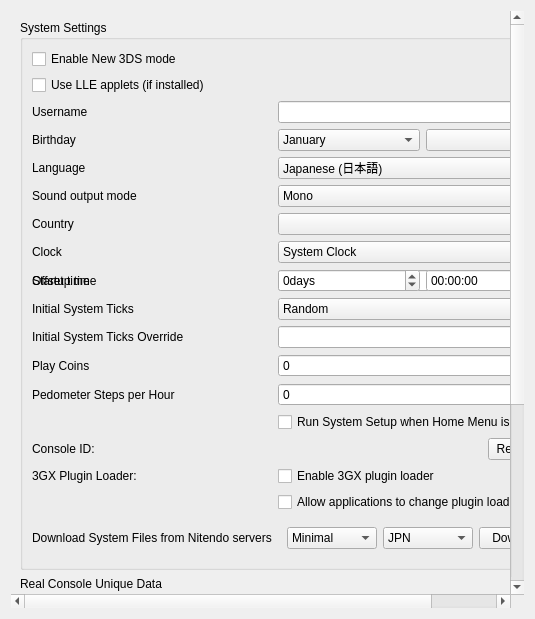
<?xml version="1.0" encoding="UTF-8"?>
<ui version="4.0">
 <class>ConfigureSystem</class>
 <widget class="QWidget" name="ConfigureSystem">
  <property name="geometry">
   <rect>
    <x>0</x>
    <y>0</y>
    <width>535</width>
    <height>619</height>
   </rect>
  </property>
  <property name="windowTitle">
   <string>Form</string>
  </property>
  <layout class="QVBoxLayout" name="verticalLayout_scrollbar">
   <item>
    <widget class="QScrollArea" name="scrollArea">
     <property name="minimumSize">
      <size>
       <width>0</width>
       <height>480</height>
      </size>
     </property>
     <property name="frameShape">
      <enum>QFrame::NoFrame</enum>
     </property>
     <property name="lineWidth">
      <number>1</number>
     </property>
     <property name="widgetResizable">
      <bool>true</bool>
     </property>
     <widget class="QWidget" name="scrollAreaWidgetContents">
      <property name="geometry">
       <rect>
        <x>0</x>
        <y>0</y>
        <width>422</width>
        <height>500</height>
       </rect>
      </property>
      <layout class="QHBoxLayout" name="horizontalLayout">
       <item>
        <layout class="QVBoxLayout" name="verticalLayout">
         <item>
          <widget class="QGroupBox" name="group_system_settings">
           <property name="title">
            <string>System Settings</string>
           </property>
           <layout class="QGridLayout" name="gridLayout">
            <item row="1" column="0">
             <widget class="QCheckBox" name="toggle_new_3ds">
              <property name="text">
               <string>Enable New 3DS mode</string>
              </property>
             </widget>
            </item>
            <item row="2" column="0">
             <widget class="QCheckBox" name="toggle_lle_applets">
              <property name="text">
               <string>Use LLE applets (if installed)</string>
              </property>
             </widget>
            </item>
            <item row="3" column="1">
             <widget class="QLineEdit" name="edit_username">
              <property name="sizePolicy">
               <sizepolicy hsizetype="Preferred" vsizetype="Fixed">
                <horstretch>0</horstretch>
                <verstretch>0</verstretch>
               </sizepolicy>
              </property>
              <property name="maxLength">
               <number>10</number>
              </property>
             </widget>
            </item>
            <item row="3" column="0">
             <widget class="QLabel" name="label_username">
              <property name="text">
               <string>Username</string>
              </property>
             </widget>
            </item>
            <item row="4" column="0">
             <widget class="QLabel" name="label_birthday">
              <property name="text">
               <string>Birthday</string>
              </property>
             </widget>
            </item>
            <item row="4" column="1">
             <layout class="QHBoxLayout" name="horizontalLayout_birthday2">
              <item>
               <widget class="QComboBox" name="combo_birthmonth">
                <item>
                 <property name="text">
                  <string>January</string>
                 </property>
                </item>
                <item>
                 <property name="text">
                  <string>February</string>
                 </property>
                </item>
                <item>
                 <property name="text">
                  <string>March</string>
                 </property>
                </item>
                <item>
                 <property name="text">
                  <string>April</string>
                 </property>
                </item>
                <item>
                 <property name="text">
                  <string>May</string>
                 </property>
                </item>
                <item>
                 <property name="text">
                  <string>June</string>
                 </property>
                </item>
                <item>
                 <property name="text">
                  <string>July</string>
                 </property>
                </item>
                <item>
                 <property name="text">
                  <string>August</string>
                 </property>
                </item>
                <item>
                 <property name="text">
                  <string>September</string>
                 </property>
                </item>
                <item>
                 <property name="text">
                  <string>October</string>
                 </property>
                </item>
                <item>
                 <property name="text">
                  <string>November</string>
                 </property>
                </item>
                <item>
                 <property name="text">
                  <string>December</string>
                 </property>
                </item>
               </widget>
              </item>
              <item>
               <widget class="QComboBox" name="combo_birthday"/>
              </item>
             </layout>
            </item>
            <item row="5" column="0">
             <widget class="QLabel" name="label_language">
              <property name="text">
               <string>Language</string>
              </property>
             </widget>
            </item>
            <item row="5" column="1">
             <widget class="QComboBox" name="combo_language">
              <property name="toolTip">
               <string>Note: this can be overridden when region setting is auto-select</string>
              </property>
              <item>
               <property name="text">
                <string>Japanese (日本語)</string>
               </property>
              </item>
              <item>
               <property name="text">
                <string>English</string>
               </property>
              </item>
              <item>
               <property name="text">
                <string>French (français)</string>
               </property>
              </item>
              <item>
               <property name="text">
                <string>German (Deutsch)</string>
               </property>
              </item>
              <item>
               <property name="text">
                <string>Italian (italiano)</string>
               </property>
              </item>
              <item>
               <property name="text">
                <string>Spanish (español)</string>
               </property>
              </item>
              <item>
               <property name="text">
                <string>Simplified Chinese (简体中文)</string>
               </property>
              </item>
              <item>
               <property name="text">
                <string>Korean (한국어)</string>
               </property>
              </item>
              <item>
               <property name="text">
                <string>Dutch (Nederlands)</string>
               </property>
              </item>
              <item>
               <property name="text">
                <string>Portuguese (português)</string>
               </property>
              </item>
              <item>
               <property name="text">
                <string>Russian (Русский)</string>
               </property>
              </item>
              <item>
               <property name="text">
                <string>Traditional Chinese (正體中文)</string>
               </property>
              </item>
             </widget>
            </item>
            <item row="6" column="0">
             <widget class="QLabel" name="label_sound">
              <property name="text">
               <string>Sound output mode</string>
              </property>
             </widget>
            </item>
            <item row="6" column="1">
             <widget class="QComboBox" name="combo_sound">
              <item>
               <property name="text">
                <string>Mono</string>
               </property>
              </item>
              <item>
               <property name="text">
                <string>Stereo</string>
               </property>
              </item>
              <item>
               <property name="text">
                <string>Surround</string>
               </property>
              </item>
             </widget>
            </item>
            <item row="7" column="0">
             <widget class="QLabel" name="label_country">
              <property name="text">
               <string>Country</string>
              </property>
             </widget>
            </item>
            <item row="7" column="1">
             <widget class="QComboBox" name="combo_country"/>
            </item>
            <item row="8" column="0">
             <widget class="QLabel" name="label_init_clock">
              <property name="text">
               <string>Clock</string>
              </property>
             </widget>
            </item>
            <item row="8" column="1">
             <widget class="QComboBox" name="combo_init_clock">
              <item>
               <property name="text">
                <string>System Clock</string>
               </property>
              </item>
              <item>
               <property name="text">
                <string>Fixed Time</string>
               </property>
              </item>
             </widget>
            </item>
            <item row="9" column="0">
             <widget class="QLabel" name="label_init_time">
              <property name="text">
               <string>Startup time</string>
              </property>
             </widget>
            </item>
            <item row="9" column="1">
             <widget class="QDateTimeEdit" name="edit_init_time">
              <property name="displayFormat">
               <string>yyyy-MM-ddTHH:mm:ss</string>
              </property>
             </widget>
            </item>
            <item row="9" column="0">
             <widget class="QLabel" name="label_init_time_offset">
              <property name="text">
               <string>Offset time</string>
              </property>
             </widget>
            </item>
            <item row="9" column="1">
             <layout class="QGridLayout" name="edit_init_time_offset_grid">
              <item row="0" column="0">
               <widget class="QSpinBox" name="edit_init_time_offset_days">
                <property name="suffix">
                 <string>days</string>
                </property>
                <property name="minimum">
                 <number>-2147483648</number>
                </property>
                <property name="maximum">
                 <number>2147483647</number>
                </property>
               </widget>
              </item>
              <item row="0" column="1">
               <widget class="QTimeEdit" name="edit_init_time_offset_time">
                <property name="displayFormat">
                 <string>HH:mm:ss</string>
                </property>
               </widget>
              </item>
             </layout>
            </item>
            <item row="10" column="0">
             <widget class="QLabel" name="label_init_ticks_type">
              <property name="text">
               <string>Initial System Ticks</string>
              </property>
             </widget>
            </item>
            <item row="10" column="1">
             <widget class="QComboBox" name="combo_init_ticks_type">
              <item>
               <property name="text">
                <string>Random</string>
               </property>
              </item>
              <item>
               <property name="text">
                <string>Fixed</string>
               </property>
              </item>
             </widget>
            </item>
            <item row="11" column="0">
             <widget class="QLabel" name="label_init_ticks_value">
              <property name="text">
               <string>Initial System Ticks Override</string>
              </property>
             </widget>
            </item>
            <item row="11" column="1">
             <widget class="QLineEdit" name="edit_init_ticks_value">
              <property name="sizePolicy">
               <sizepolicy hsizetype="Preferred" vsizetype="Fixed">
                <horstretch>0</horstretch>
                <verstretch>0</verstretch>
               </sizepolicy>
              </property>
              <property name="maxLength">
               <number>20</number>
              </property>
             </widget>
            </item>
            <item row="12" column="0">
             <widget class="QLabel" name="label_play_coins">
              <property name="text">
               <string>Play Coins</string>
              </property>
             </widget>
            </item>
            <item row="12" column="1">
             <widget class="QSpinBox" name="spinBox_play_coins">
              <property name="maximum">
               <number>300</number>
              </property>
             </widget>
            </item>
            <item row="13" column="0">
              <widget class="QLabel" name="label_steps_per_hour">
                <property name="toolTip">
                 <string>&lt;html&gt;&lt;head/&gt;&lt;body&gt;&lt;p&gt;Number of steps per hour reported by the pedometer. Range from 0 to 65,535.&lt;/p&gt;&lt;/body&gt;&lt;/html&gt;</string>
                </property>
                <property name="text">
                  <string>Pedometer Steps per Hour</string>
                </property>
              </widget>
            </item>
            <item row="13" column="1">
              <widget class="QSpinBox" name="spinBox_steps_per_hour">
                <property name="maximum">
                  <number>9999</number>
                </property>
              </widget>
            </item>
            <item row="14" column="1">
             <widget class="QCheckBox" name="toggle_system_setup">
              <property name="text">
               <string>Run System Setup when Home Menu is launched</string>
              </property>
             </widget>
            </item>
            <item row="15" column="0">
             <widget class="QLabel" name="label_console_id">
              <property name="text">
               <string>Console ID:</string>
              </property>
             </widget>
            </item>
            <item row="15" column="1">
             <widget class="QPushButton" name="button_regenerate_console_id">
              <property name="sizePolicy">
               <sizepolicy hsizetype="Fixed" vsizetype="Fixed">
                <horstretch>0</horstretch>
                <verstretch>0</verstretch>
               </sizepolicy>
              </property>
              <property name="layoutDirection">
               <enum>Qt::RightToLeft</enum>
              </property>
              <property name="text">
               <string>Regenerate</string>
              </property>
             </widget>
            </item>
            <item row="16" column="0">
             <widget class="QLabel" name="label_plugin_loader">
              <property name="text">
               <string>3GX Plugin Loader:</string>
              </property>
             </widget>
            </item>
            <item row="16" column="1">
             <widget class="QCheckBox" name="plugin_loader">
              <property name="text">
               <string>Enable 3GX plugin loader</string>
              </property>
             </widget>
            </item>
            <item row="17" column="1">
             <widget class="QCheckBox" name="allow_plugin_loader">
              <property name="text">
               <string>Allow applications to change plugin loader state</string>
              </property>
             </widget>
            </item>
            <item row="18" column="0">
             <widget class="QLabel" name="label_nus_download">
              <property name="text">
               <string>Download System Files from Nitendo servers</string>
              </property>
             </widget>
            </item>
            <item row="18" column="1">
             <widget class="QWidget" name="body_nus_download">
              <layout class="QHBoxLayout" name="horizontalLayout_nus_download">
               <item>
                <widget class="QComboBox" name="combo_download_set">
                 <item>
                  <property name="text">
                   <string>Minimal</string>
                  </property>
                 </item>
                 <item>
                  <property name="text">
                   <string>Old 3DS</string>
                  </property>
                 </item>
                 <item>
                  <property name="text">
                   <string>New 3DS</string>
                  </property>
                 </item>
                </widget>
               </item>
               <item>
                <widget class="QComboBox" name="combo_download_region">
                 <item>
                  <property name="text">
                   <string>JPN</string>
                  </property>
                 </item>
                 <item>
                  <property name="text">
                   <string>USA</string>
                  </property>
                 </item>
                 <item>
                  <property name="text">
                   <string>EUR</string>
                  </property>
                 </item>
                 <item>
                  <property name="text">
                   <string>AUS</string>
                  </property>
                 </item>
                 <item>
                  <property name="text">
                   <string>CHN</string>
                  </property>
                 </item>
                 <item>
                  <property name="text">
                   <string>KOR</string>
                  </property>
                 </item>
                 <item>
                  <property name="text">
                   <string>TWN</string>
                  </property>
                 </item>
                </widget>
               </item>
               <item>
                <widget class="QPushButton" name="button_start_download">
                 <property name="sizePolicy">
                  <sizepolicy hsizetype="Fixed" vsizetype="Fixed">
                   <horstretch>0</horstretch>
                   <verstretch>0</verstretch>
                  </sizepolicy>
                 </property>
                 <property name="layoutDirection">
                  <enum>Qt::RightToLeft</enum>
                 </property>
                 <property name="text">
                  <string>Download</string>
                 </property>
                </widget>
               </item>
              </layout>
             </widget>
            </item>
           </layout>
          </widget>
         </item>
         <item>
          <widget class="QGroupBox" name="group_real_console_unique_data">
           <property name="title">
            <string>Real Console Unique Data</string>
           </property>
           <layout class="QGridLayout" name="gridLayout1">
            <item row="1" column="0">
             <widget class="QLabel" name="label_secure_info">
              <property name="text">
               <string>SecureInfo_A/B</string>
              </property>
             </widget>
            </item>
            <item row="1" column="1">
             <widget class="QWidget" name="secure_info">
              <layout class="QHBoxLayout" name="horizontalLayout_secure_info">
               <item>
                <widget class="QLabel" name="label_secure_info_status">
                 <property name="text">
                  <string/>
                 </property>
                </widget>
               </item>
               <item>
                <widget class="QPushButton" name="button_secure_info">
                 <property name="sizePolicy">
                  <sizepolicy hsizetype="Fixed" vsizetype="Fixed">
                   <horstretch>0</horstretch>
                   <verstretch>0</verstretch>
                  </sizepolicy>
                 </property>
                 <property name="layoutDirection">
                  <enum>Qt::RightToLeft</enum>
                 </property>
                 <property name="text">
                  <string>Choose</string>
                 </property>
                </widget>
               </item>
              </layout>
             </widget>
            </item>
            <item row="2" column="0">
             <widget class="QLabel" name="label_friend_code_seed">
              <property name="text">
               <string>LocalFriendCodeSeed_A/B</string>
              </property>
             </widget>
            </item>
            <item row="2" column="1">
             <widget class="QWidget" name="friend_code_seed">
              <layout class="QHBoxLayout" name="horizontalLayout_friend_code_seed">
               <item>
                <widget class="QLabel" name="label_friend_code_seed_status">
                 <property name="text">
                  <string/>
                 </property>
                </widget>
               </item>
               <item>
                <widget class="QPushButton" name="button_friend_code_seed">
                 <property name="sizePolicy">
                  <sizepolicy hsizetype="Fixed" vsizetype="Fixed">
                   <horstretch>0</horstretch>
                   <verstretch>0</verstretch>
                  </sizepolicy>
                 </property>
                 <property name="layoutDirection">
                  <enum>Qt::RightToLeft</enum>
                 </property>
                 <property name="text">
                  <string>Choose</string>
                 </property>
                </widget>
               </item>
              </layout>
             </widget>
            </item>
            <item row="3" column="0">
             <widget class="QLabel" name="label_otp">
              <property name="text">
               <string>OTP</string>
              </property>
             </widget>
            </item>
            <item row="3" column="1">
             <widget class="QWidget" name="otp">
              <layout class="QHBoxLayout" name="horizontalLayout_otp">
               <item>
                <widget class="QLabel" name="label_otp_status">
                 <property name="text">
                  <string/>
                 </property>
                </widget>
               </item>
               <item>
                <widget class="QPushButton" name="button_otp">
                 <property name="sizePolicy">
                  <sizepolicy hsizetype="Fixed" vsizetype="Fixed">
                   <horstretch>0</horstretch>
                   <verstretch>0</verstretch>
                  </sizepolicy>
                 </property>
                 <property name="layoutDirection">
                  <enum>Qt::RightToLeft</enum>
                 </property>
                 <property name="text">
                  <string>Choose</string>
                 </property>
                </widget>
               </item>
              </layout>
             </widget>
            </item>
            <item row="4" column="0">
             <widget class="QLabel" name="label_movable">
              <property name="text">
               <string>movable.sed</string>
              </property>
             </widget>
            </item>
            <item row="4" column="1">
             <widget class="QWidget" name="otp">
              <layout class="QHBoxLayout" name="horizontalLayout_movable">
               <item>
                <widget class="QLabel" name="label_movable_status">
                 <property name="text">
                  <string/>
                 </property>
                </widget>
               </item>
               <item>
                <widget class="QPushButton" name="button_movable">
                 <property name="sizePolicy">
                  <sizepolicy hsizetype="Fixed" vsizetype="Fixed">
                   <horstretch>0</horstretch>
                   <verstretch>0</verstretch>
                  </sizepolicy>
                 </property>
                 <property name="layoutDirection">
                  <enum>Qt::RightToLeft</enum>
                 </property>
                 <property name="text">
                  <string>Choose</string>
                 </property>
                </widget>
               </item>
              </layout>
             </widget>
            </item>
           </layout>
          </widget>
         </item>
         <item>
          <widget class="QLabel" name="label_disable_info">
           <property name="text">
            <string>System settings are available only when applications is not running.</string>
           </property>
           <property name="wordWrap">
            <bool>true</bool>
           </property>
          </widget>
         </item>
         <item>
          <spacer name="verticalSpacer">
           <property name="orientation">
            <enum>Qt::Vertical</enum>
           </property>
           <property name="sizeHint" stdset="0">
            <size>
             <width>20</width>
             <height>40</height>
            </size>
           </property>
          </spacer>
         </item>
        </layout>
       </item>
      </layout>
     </widget>
    </widget>
   </item>
  </layout>
 </widget>
 <tabstops>
  <tabstop>toggle_new_3ds</tabstop>
  <tabstop>edit_username</tabstop>
  <tabstop>combo_birthmonth</tabstop>
  <tabstop>combo_birthday</tabstop>
  <tabstop>combo_language</tabstop>
  <tabstop>combo_sound</tabstop>
  <tabstop>combo_country</tabstop>
  <tabstop>combo_init_clock</tabstop>
  <tabstop>edit_init_time</tabstop>
  <tabstop>spinBox_play_coins</tabstop>
  <tabstop>spinBox_steps_per_hour</tabstop>
  <tabstop>button_regenerate_console_id</tabstop>
 </tabstops>
 <resources/>
 <connections/>
</ui>
